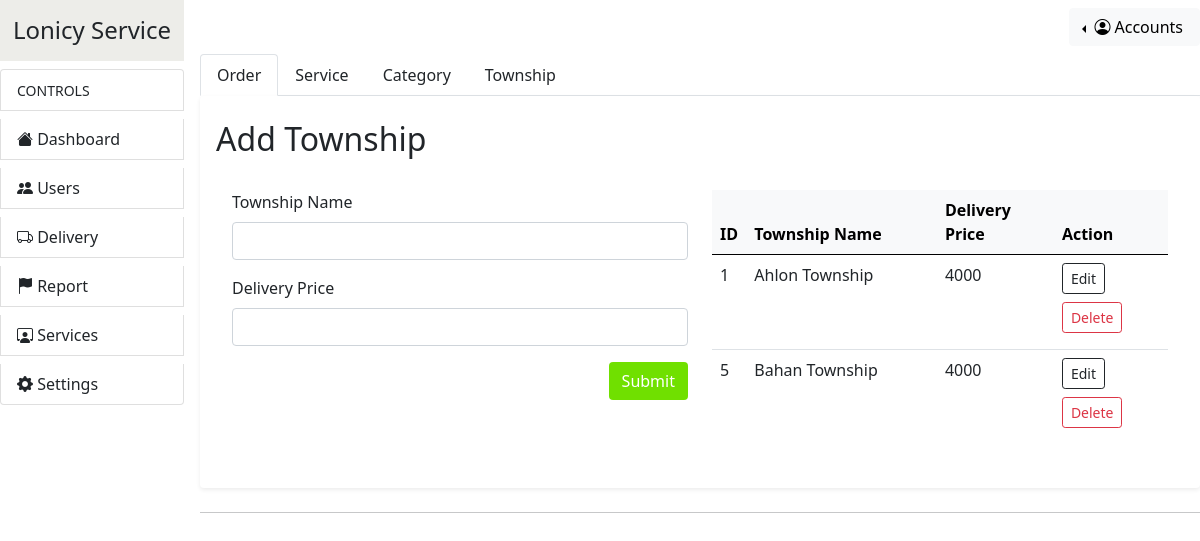
The app's page /admin/addDelivery.php (signed in) with its own data.
### tables this page shows
CREATE TABLE `township` (
  `townid` int(11) NOT NULL,
  `township_name` varchar(250) NOT NULL,
  `price` varchar(100) NOT NULL
);

### admin/addDelivery.php (the view, shortened to what this page needs)
<?php
    include ('inc/conn.php');
?>
<!DOCTYPE html>
<html lang="en">
<head>
    <?php include('inc/link.php');?>
</head>
<body>
    <div class="container-fulid">
        <div class="row g-0">
            <?php include('inc/header.php');?>
            <div class="col-10">
            <nav class="navbar navbar-expand">
                        <div class="container-fluid d-flex flex-row-reverse">
                            <div class="dropdown dropstart">
                                <button class="btn btn-light shadow-none dropdown-toggle" type="button" data-bs-toggle="dropdown" aria-expanded="false">
                                    <i class="bi bi-person-circle"></i><span class="p-1 d-none d-lg-inline">Accounts</span>
                                </button>
                            </div>
                        </div>
                    </nav>
                        <div class="col-sm-12">
                            <ul class="nav nav-tabs">
                                <li class="nav-item">
                                    <a class="nav-link active text-dark" aria-current="page" href="order.php">Order</a>
                                </li>
                                <li class="nav-item">
                                    <a class="nav-link text-dark" href="service.php">Service</a>
                                </li>
                                <li class="nav-item">
                                    <a class="nav-link text-dark" href="clothes_category.php">Category</a>
                                </li>
                                <li class="nav-item">
                                    <a class="nav-link text-dark" href="addDelivery.php">Township</a>
                                </li>
                            </ul>
                        </div>
                <div class="card border-0 shadow-sm mb-4">
                    <div class="card-body">
                        <div class="mb-3">
                            <h5 class="card-title m-0 mt-2 fs-2">Add Township</h5>
                        </div>
                        <div class="card-body d-flex algin-items-center justify-content-between mb-3">
                            <form class="col me-4" method="POST">
                                <div class="mb-3">
                                    <label for="" class="form-label">Township Name</label>
                                    <input type="text" name="township_name" class="form-control shadow-none" required/>
                                </div>
                                <div class="mb-3">
                                    <label for="" class="form-label">Delivery Price</label>
                                    <input type="text" name="price" class="form-control shadow-none" required/>
                                </div>
                                <div class="d-flex justify-content-md-end">
                                    <button class="btn btn shadow-none text-white" type="submit" name="address_submit" style="background-color: #70e000;">Submit</button>
                                </div>
                            </form>
                            <div class="col">
                                <div class="table-responsive-lg" style="height: 250px; overflow-y: scroll;">
                                    <div class="table-responsive-md">
                                            <table class="table">
                                                <thead class="table-light">
                                                    <tr>
                                                        <th scope="col">ID</th>
                                                        <th scope="col">Township Name</th>
                                                        <th scope="col">Delivery Price</th>
                                                        <th scope="col">Action</th>
                                                    </tr>
                                                </thead>
                                                    <?php
                                                        $query = "SELECT * FROM township";
                                                        $result = mysqli_query($connection, $query);
                                                        while($row=mysqli_fetch_array($result))
                                                        {
                                                            $townid=$row['townid'];
                                                            $township_name=$row['township_name'];
                                                            $price=$row['price'];
                                                            echo "<tr>
                                                                    <td>{$townid}</td>
                                                                    <td>{$township_name}</td>
                                                                    <td>{$price}</td>
                                                                    <td>
                                                                        <button class='btn btn-outline-dark shadow-none btn-sm mb-2' data-bs-toggle='modal' data-bs-target='#editModal{$townid} '>Edit</button>
                                                                        <a href='addDelivery.php?action=delete&townid={$townid}' class='btn btn-outline-danger shadow-none btn-sm mb-2'>Delete</a>
                                                                    </td>
                                                                </tr>";
                                                    ?>
                                                    <?php
                                                        }
                                                    ?>
                                            </table>
                                    </div>
                                </div>
                            </div>
                        </div>
                    </div>
                </div><hr>
            </div>
        </div>
    </div>
</body>
</html>

### records on screen
township: townid "1", township_name "Ahlon Township", price "4000"
township: townid "5", township_name "Bahan Township", price "4000"
